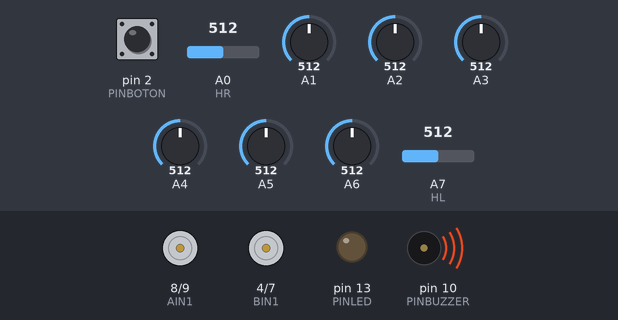
The sketch below on a simulated Arduino Nano, built with avr-gcc and run on an emulated ATmega328P. Parts: motor-driver pin pairs drawn as motors (green arrow = first pin HIGH = forward, orange = second pin HIGH = backward, longer = more drive, scaled by the enable pin), output pins drawn as LEDs (lit = HIGH), buzzer (waves = sounding). Inputs (shaded band) come from the test bench; at power-on: A0 (HR) = 512, A7 (HL) = 512, A1 = 512, pin 2 (PINBOTON) HIGH, A2 = 512, A3 = 512, A4 = 512, A5 = 512, A6 = 512. Pins used as bus, display or sensor lines are not drawn.

Above: at 0.01 s.
At 6.2 s:
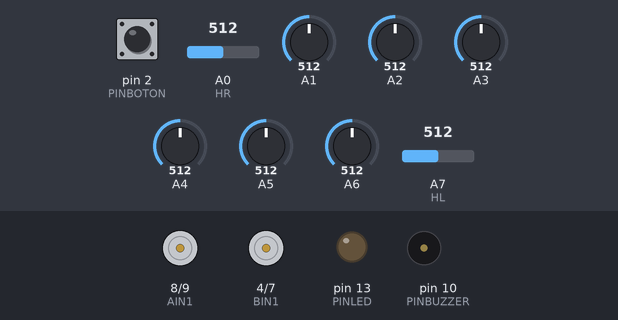
6.3 s: A0 (HR) set to 960
9.3 s: A7 (HL) set to 960
At 9.42 s:
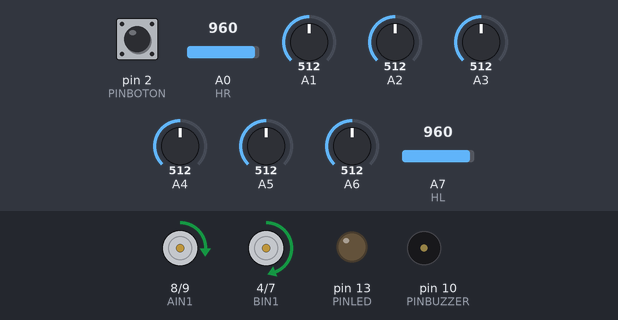
15.3 s: A1 set to 716
Timing chart, 0 to 18.3 s (numbered marks = the images above; inputs shaded):
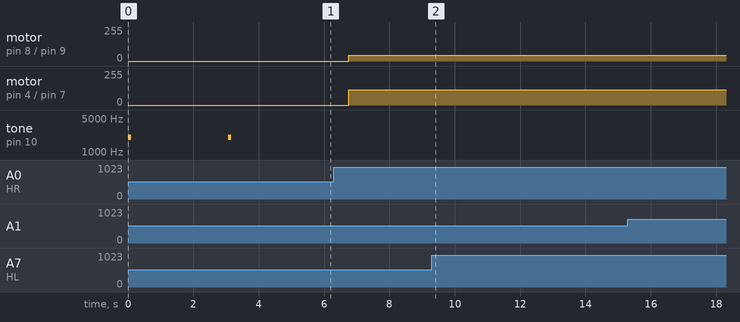

The sketch:

Main.ino
```cpp
#define PINBUZZER 10
#define PINBOTON 2
#define PINLED 13
#define PIN_Sensor_ON 11
#define mover Motores

int posicion_ideal = 0;

bool hitL = false;
bool  hitR = true;
bool inStart = true;

//cómo modificar el kprop: Comenzar con valores con valores bajos, y aumentar de a poco, hasta que siga la linea y quede oscilando.
//cómo modificar el kderiv: Comenzar con valores con valores bajos, y aumentar de a poco, hasta que el robot deje de oscilar.

//cuando el robot deje de oscilar, puedes subirle la velocidad nuevamente, y comenzar nuevamente a modificar el Kprop y el Kderiv.

float Kprop[5] = {0.6, 0.6,0.8} ; //0.388
float Kderiv[5] = {20, 27, 35}; //0.2
float Kint[5] = {0.005, 0, 0};

int ref = 60;

int vuelta = 0;
int base[5] = {100, 120, 140}; // Error en 90
int v;
int error_pasado = 0;
int error_cumulativo = 0;


void setup() {
    Serial.begin(9600);
    Peripherals_init();
    TB6612FNG_init();
    Sensors_init();

    digitalWrite(PINLED, LOW);
    WaitBoton();
    calibracion();
    WaitBoton();
    delay(2000);
}

void PID() {
    int p = GetPos() - ref;
    int error = p - posicion_ideal;
    int d_error = error - error_pasado;
    int correction_power = int(Kprop[vuelta] * error) + int(Kderiv[vuelta] * d_error) + int(Kint[vuelta] * error_cumulativo);

    if (correction_power > 255) {
        correction_power = 255;

    }

    else if (correction_power < -255) {
        correction_power = -255;
    }

    Motores(v + correction_power, v - correction_power);
    error_pasado = error;
    error_cumulativo += error;
}

void loop() {
  hits();
  if (inStart) {
    v = 80;
    PID();
  } else {
    v = base[vuelta];
    if (!hitR) {
      PID();
    } else {
      Serial.print("meta");
      Motores(0,0);
      vuelta += 1;
      WaitBoton();
      inStart = true;
      delay(2000);
    }
  }
}
```

Hits.ino
```cpp
#define HR A0
#define HL A7

int umbral = 950;
int geo[4] = {0, 0, 0, 0};

// hits : none -> none
// geo = 0: no hay choque
// geo = 1: choque izquierda
// geo = 2: choque derecha
// geo = 3: choque ambos
void hits() {
    if (analogRead(HL) < umbral && analogRead(HR) < umbral) {
        geo[0] = 3;
    } else if (analogRead(HR) < umbral) {
        geo[0] = 2;
    } else if (analogRead(HL) < umbral) {
        geo[0] = 1;
    } else {
        geo[0] = 0;
    }

    if (geo[0] != geo[1]) {
        if (geo[0] == 0 && geo[1] == 1 && geo[2] == 0) {
            // Código hit Izq
            hitL != hitL;
            error_cumulativo = 0;
        } else if (geo[0] == 0 && geo[1] == 2 && geo[2] == 0) {
            // Código hit Der
            hitR = !hitR;
            inStart = false;
            beep();
        } else if (geo[0] == 0 && geo[1] == 3 && geo[2] == 0) {
            // Código hit Ambos

        }
        geo[3] = geo[2];
        geo[2] = geo[1];
        geo[1] = geo[0];
    }
}
```

Peripherals.ino
```cpp
/*

Los periféricos (en inglés Peripherals), tienen por objetivo servir como interfáz de Humano - Máquina.

Vamos a comunicarnos con el robot utilizando los periféricos. En este caso, Open Lamborghino tiene:

- Un botón, conectado en el pin digital 2.
- Un Buzzer, conectado en el pin digital 10.
- Un LED, conectado en el pin 13, en la placa de Arduino.

En esta pestaña, hay funciones básicas para utilizar los periféricos.

*/


// Función para esperar el botón
void WaitBoton() {
    // Entra en un bucle infinito de espera hasta que se presione el botón
    while (!digitalRead(PINBOTON)); // No hace nada dentro del bucle, solo espera
    beep(); // Se llama a la función beep() cuando se presiona el botón
}

// Función para emitir un sonido
void beep() {
    tone(PINBUZZER, 2000, 100); // Emite un tono de 2000 Hz durante 100 ms
}

void Peripherals_init() {
    // Configuración de pines
    pinMode(PINBOTON, INPUT); // El pin del botón se configura como entrada
    pinMode(PINBUZZER, OUTPUT); // El pin del buzzer se configura como salida
    pinMode(PINLED, OUTPUT); // El pin del LED se configura como salida
}
```

Sensors.ino
```cpp
int v_s_min[6] = { 1023, 1023, 1023, 1023, 1023, 1023 };
int v_s_max[6] = { 0, 0, 0, 0, 0, 0 };
volatile int s_p[6];
boolean online;

int pos;
int l_pos;


void Sensors_init() {
    pinMode(PIN_Sensor_ON, OUTPUT);
}


void calibracion() {
    digitalWrite(PIN_Sensor_ON, HIGH);

    int v_s[6];

    for (int j = 0; j < 100; j++) {
        delay(30);
        v_s[0] = analogRead(A6);
        v_s[1] = analogRead(A5);
        v_s[2] = analogRead(A4);
        v_s[3] = analogRead(A3);
        v_s[4] = analogRead(A2);
        v_s[5] = analogRead(A1);

        for (int i = 0; i < 6; i++) { //busca min
            if (v_s[i] < v_s_min[i]) {
                v_s_min[i] = v_s[i];
            }
        }


        for (int i = 0; i < 6; i++) { //busca max
            if (v_s[i] > v_s_max[i]) {
                v_s_max[i] = v_s[i];
            }
        }
    }

    beep();
    beep();

    digitalWrite(PIN_Sensor_ON, LOW);
}

void readSensors() {

    digitalWrite(PIN_Sensor_ON, HIGH);
    volatile int s[6];

    s[0] = analogRead(A6);
    s[1] = analogRead(A5);
    s[2] = analogRead(A4);
    s[3] = analogRead(A3);
    s[4] = analogRead(A2);
    s[5] = analogRead(A1);

    for (int i = 0; i < 6; i++) {
        if (s[i] < v_s_min[i]) {
            s[i] = v_s_min[i];
        }

        if (s[i] > v_s_max[i]) {
            s[i] = v_s_max[i];
        }
        s_p[i] = map(s[i], v_s_min[i], v_s_max[i], 100, 0); //cambiado linea negra
    }

    volatile int sum = s_p[0] + s_p[1] + s_p[2] + s_p[3] + s_p[4] + s_p[5];
    if (sum > 100) {
        online = 1;

    } else {
        online = 0;
        sum = 100;
    }


    if (online) {
        for (int i = 0; i < 6; i++) {
        /*
            Serial.print(s_p[i]);
            Serial.print("\t");
            */
        }
        //Serial.println();
    }

    digitalWrite(PIN_Sensor_ON, LOW);
}


int GetPos() {
  readSensors();
  int prom = -2.5 * s_p[0] - 1.5 * s_p[1] - 0.5 * s_p[2] + 0.5 * s_p[3] + 1.5 * s_p[4] + 2.5 * s_p[5];
  int sum = s_p[0] + s_p[1] + s_p[2] + s_p[3] + s_p[4] + s_p[5];

  if (online) {
    pos = int(100.0 * prom / sum);
  } else {
    if (l_pos < 0) {
      pos = -255;
    }
    if (l_pos >= 0) {
      pos = 255;
    }
  }
  l_pos = pos;
  return pos;
}
```

TB6612FNG.ino
```cpp
# define AIN1 8    // pin 1 de dirección del Motor Izquierdo
# define AIN2 9    // pin 2 de dirección del Motor Izquierdo
# define PWMA 5    // pin PWM del Motor Izquierdo


# define BIN1 4    // pin 1 de dirección del Motor Derecho
# define BIN2 7    // pin 2 de dirección del Motor Derecho
# define PWMB 6    // pin PWM del Motor Derecho


void TB6612FNG_init() {
    pinMode(AIN1, OUTPUT);
    pinMode(AIN2, OUTPUT);
    pinMode(PWMA, OUTPUT);
    pinMode(BIN1, OUTPUT);
    pinMode(BIN2, OUTPUT);
    pinMode(PWMB, OUTPUT);
}

void MotorIz(int value) {
    if (value >= 0) {
        // si valor positivo vamos hacia adelante

        digitalWrite(AIN1, HIGH);
        digitalWrite(AIN2, LOW);
    } else {
        // si valor negativo vamos hacia atras

        digitalWrite(AIN1, LOW);
        digitalWrite(AIN2, HIGH);
        value *= -1;
    }

    // Setea Velocidad
    analogWrite(PWMA, value);
}


void MotorDe(int value) {
    if (value >= 0) {
        // si valor positivo vamos hacia adelante

        digitalWrite(BIN1, HIGH);
        digitalWrite(BIN2, LOW);
    } else {
        // si valor negativo vamos hacia atras

        digitalWrite(BIN1, LOW);
        digitalWrite(BIN2, HIGH);
        value *= -1;
    }

    // Setea Velocidad

    analogWrite(PWMB, value);
}


void Motores(int left, int right) {
    MotorIz(left);
    MotorDe(right);
}
```

Measured:
- after the input at 9.3 s, motor on pin 8 (AIN1) / pin 9 (AIN2): stays forward 44/255 (without the input it goes to backward 9/255 after 3.4 s); motor on pin 4 (BIN1) / pin 7 (BIN2): stays forward 116/255 (without the input it goes to forward 169/255 after 3.4 s)
